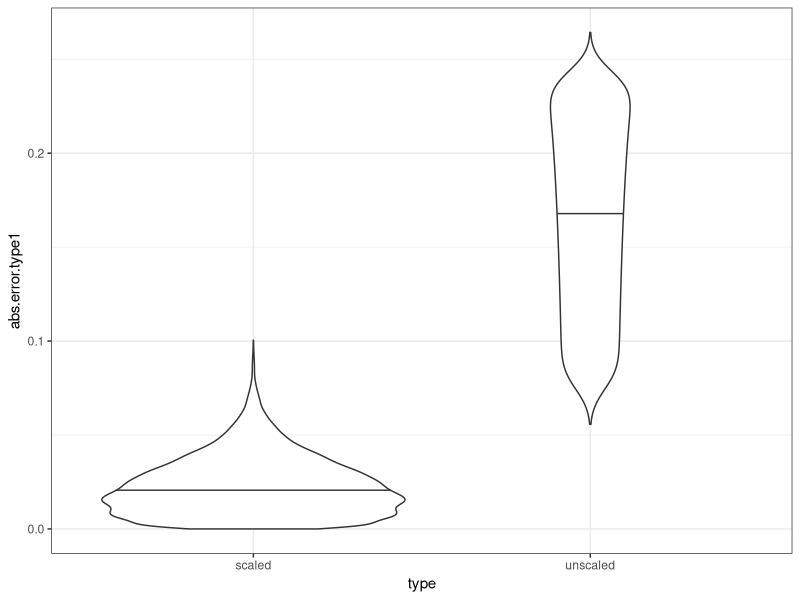
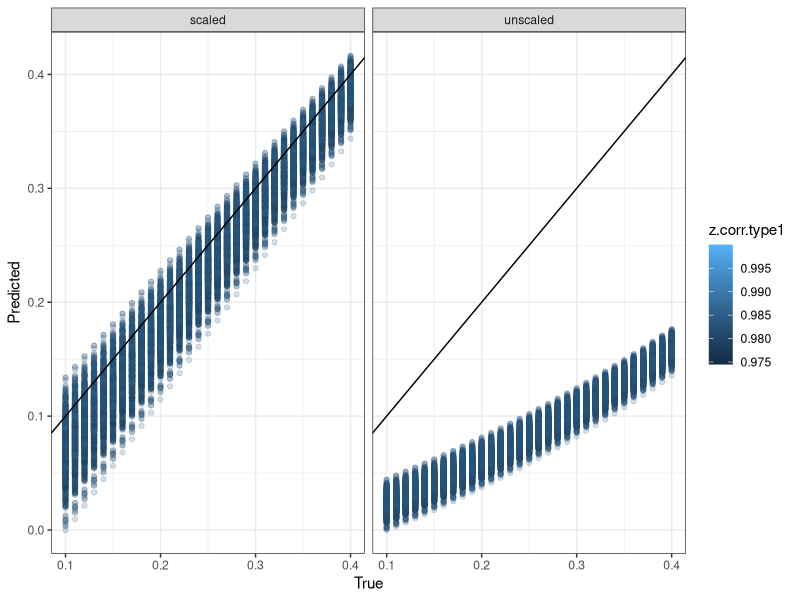
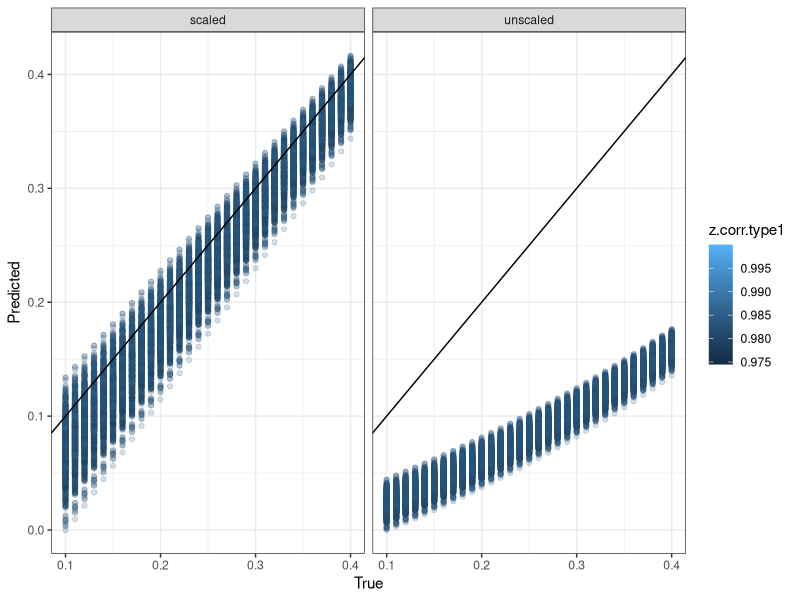
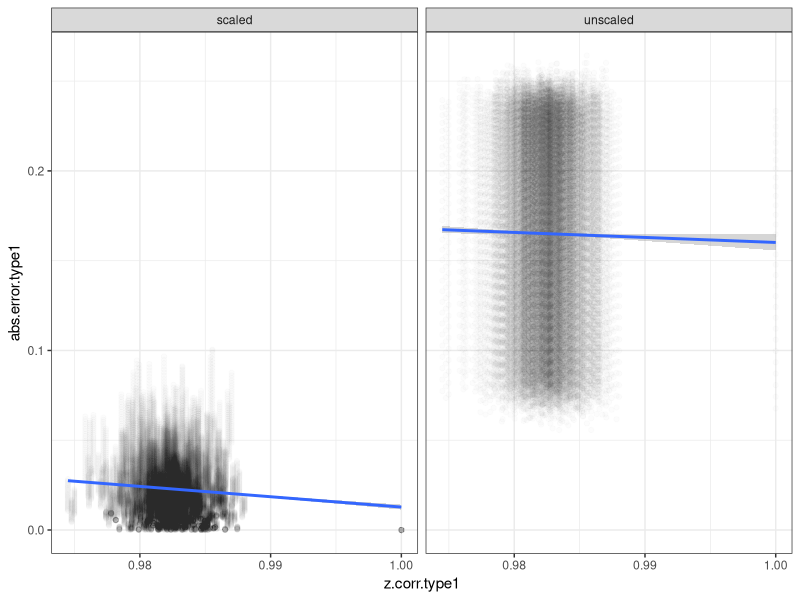
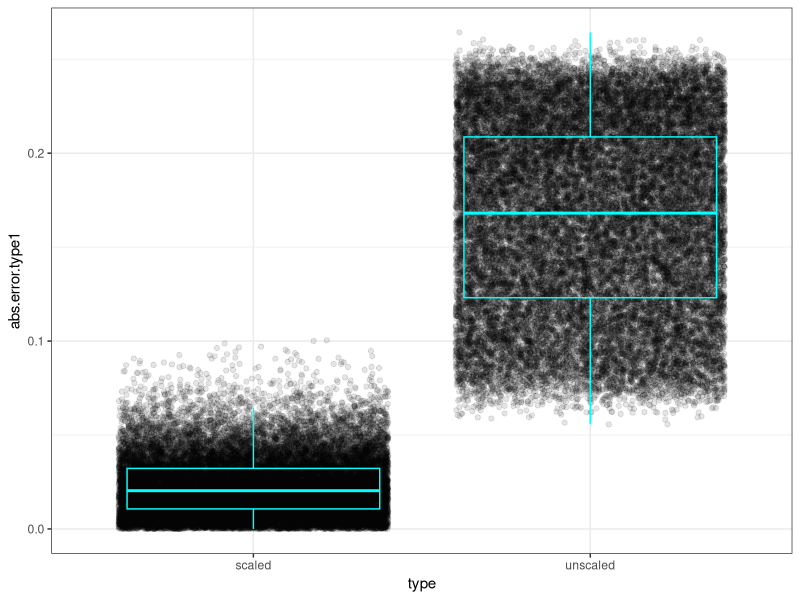

Recreate these plots in R, in order.
library(dplyr)
library(ggplot2)

#
# Simulations introducing random distributed errors into z to break correlation between ypb and z.
#

set.seed(0)

#-----------------
# helper functions
#-----------------
make_experiment_list <- function(z, s = c(3, 10), p = c(0.2, 0.8), z.pb = NULL){
  num.experiment.s <- num.experiment.z <- 
    num.experiment.p <- num.experiment.zpb <- 1
  if(is(s, "list")){
    num.experiment.s <- length(s)
  }
  if(is(z, "list")){
    num.experiment.z <- length(z)
  }
  if(is(p, "list")){
    num.experiment.p <- length(p)
  }
  if(is(z.pb, "list")){
    num.experiment.zpb <- length(z.pb)
  }
  num.experiment <- max(
    c(num.experiment.s, num.experiment.z, num.experiment.p, num.experiment.zpb))
  lapply(seq(num.experiment), function(iter){
    if(is(s, "list")){
      s.iter <- s[[iter]]
    } else{
      s.iter <- s
    }
    if(is(z, "list")){
      z.iter <- z[[iter]]
    } else{
      z.iter <- z
    }
    if(is(p, "list")){
      p.iter <- p[[iter]]
    } else{
      p.iter <- p
    }
    if(is(z.pb, "list")){
      zpb.iter <- z.pb[[iter]]
    } else{
      zpb.iter <- z.pb
    }
    zpb.s.iter <- sweep(zpb.iter, 2, s.iter, "*")
    y.iter <- t(t(p.iter) %*% t(zpb.s.iter))
    
    # get z correlations
    seq.types <- seq(ncol(z.iter))
    type.z.corr <- lapply(seq.types, function(type.iter){
      cor.test(z.iter[,type.iter], zpb.iter[,type.iter],
               method = "pearson")$estimate
    }) %>% unlist()
    names(type.z.corr) <- paste0("type", seq.types)
    
    list(index = iter, s = s.iter, z = z.iter, 
         p = p.iter, z.pb = z.pb, y = y.iter,
         z.corr = type.z.corr)
  })
}

experiment_results <- function(list.experiment.info){
  index.vector <- length(list.experiment.info) %>% seq()
  experiment.list <- lapply(index.vector, function(index){
    experiment.info <- list.experiment.info[[index]]
    y.iter <- experiment.info[["y"]]
    s.iter <- experiment.info[["s"]]
    p.iter <- experiment.info[["p"]]
    z.corr <- experiment.info[["z.corr"]]
    z.iter <- experiment.info[["z"]]
    z.iter.scale <- sweep(z.iter, 2, s.iter, "*")
    
    # unscaled results
    p.pred.unscale <- nnls::nnls(A = z.iter, b = y.iter)$x
    p.pred.unscale <- p.pred.unscale/sum(p.pred.unscale)
    
    # scaled results
    p.pred.scale <- nnls::nnls(A = z.iter.scale, b = y.iter)$x
    p.pred.scale <- p.pred.scale/sum(p.pred.scale)
    
    # errors
    error.unscale.vector <- p.iter - p.pred.unscale
    error.scale.vector <- p.iter - p.pred.scale
    
    # new row data
    new.row <- c(index, p.iter, s.iter, z.corr, p.pred.unscale, p.pred.scale,
                 error.unscale.vector, error.scale.vector,
                 abs(error.unscale.vector), abs(error.scale.vector))
    seq.types <- length(s.iter) %>% seq()
    names(new.row) <- c("index", 
                        paste0("p.true.type", seq.types),
                        paste0("s.type", seq.types),
                        paste0("z.corr.type", seq.types),
                        paste0("p.pred.unscaled.type", seq.types),
                        paste0("p.pred.scaled.type", seq.types),
                        paste0("error.unscaled.type", seq.types),
                        paste0("error.scaled.type", seq.types),
                        paste0("abs.error.unscaled.type", seq.types),
                        paste0("abs.error.scaled.type", seq.types))
    new.row
  })
  experiment.table <- do.call(rbind, experiment.list) %>% as.data.frame()
  # colnames(experiment.table) <- c("index", "s.type1", "s.type2", "p.pred.type1", "p.pred.type2")
  return(experiment.table)
}

simulation_results <- function(z, s = c(3, 10), p.vector = c(0.2, 0.8), z.pb = NULL,
                               experiment.type = "new_experiment"){
  require(dplyr)
  # get experiment list info
  if(is(z.pb, "NULL")){
    if(is(z, "list")){
      z.pb <- z[[1]]
    } else{
      z.pb <- z
    }
  }
  list.experiment.info <- make_experiment_list(s = s, z = z, p = p.vector, z.pb = z.pb)
  # get results table
  experiment.results.table <- experiment_results(list.experiment.info)
  experiment.results.table$experiment.type <- experiment.type
  return(experiment.results.table)
}

#---------------------
# set z with transform
#---------------------
# set error params
mean.error = 0
sd.error = 1

# set z
z.data <- c(rnbinom(50, 100, mu = 15), rnbinom(50, 100, mu = 1))
z.data <- c(z.data, rnbinom(50, 100, mu = 1), rnbinom(50, 100, mu = 15))
z.pb <- z <- matrix(z.data, byrow = F, ncol = 2)
num.types <- ncol(z)
num.markers <- nrow(z)

# random errors on rows
experiment.label <- "missmatch;row_errors"
# set iterations
iterations.vector <- seq(1000)
# get z series
list.z.error <- lapply(iterations.vector, function(index){
  z.error.rows <- apply(z, 1, function(ri){
    ri + rnorm(1, mean.error, sd.error)
  }) %>% t()
  z.error.rows[z.error.rows < 0] <- 0
  z.error.rows
})

#-----------------------
# get simulation results
#-----------------------
# get series across varied p values
p1 <- seq(0.1, 0.4, 1e-2)
list.results <- lapply(p1, function(p1.iter){
  p.iter <- c(p1.iter, 1-p1.iter)
  simulation_results(z = list.z.error, p.vector = p.iter)
})
results.all <- do.call(rbind, list.results)

# make tall data for plotting
results.tall1 <- data.frame(p.true.type1 = results.all$p.true.type1,
                            p.pred.type1 = results.all$p.pred.scaled.type1,
                            z.corr.type1 = results.all$z.corr.type1,
                            abs.error.type1 = results.all$abs.error.scaled.type1)
results.tall1$type <- "scaled"
results.tall2 <- data.frame(p.true.type1 = results.all$p.true.type1,
                            p.pred.type1 = results.all$p.pred.unscaled.type1,
                            z.corr.type1 = results.all$z.corr.type1,
                            abs.error.type1 = results.all$abs.error.unscaled.type1)
results.tall2$type <- "unscaled"
results.tall <- rbind(results.tall1, results.tall2)

#------------------
# make scatterplots
#------------------
# scatterplots -- p.true vs. p.predicted, by scale
scatterplot.prop <- ggplot(results.tall, 
                           aes(x = p.true.type1, y = p.pred.type1, 
                               color = z.corr.type1)) +
  geom_point(alpha = 0.2) + geom_abline(slope = 1, intercept = 0) + theme_bw() +
  facet_wrap(~type) + xlab("True") + ylab("Predicted")
# save
scatterplot.filename <- "ggscatter_proportions_scale-facet_sim-zy-error_dlpfc-train-sim.jpg"
scatterplot.path <- file.path("./deconvo_method-paper/outputs/", scatterplot.filename)
jpeg(scatterplot.path, width = 5.5, height = 2.5, res = 100, units = "in")
scatterplot.prop; dev.off()

# glm smooth lines -- z.corr vs. abs.error, by scale
scatterplot.error <- ggplot(results.tall, aes(x = z.corr.type1, y = abs.error.type1)) +
  geom_point(alpha = 0.01) + geom_abline(slope = 1, intercept = 0) + theme_bw() +
  geom_smooth(method = "glm") +
  facet_wrap(~type)

# make jitterbox plots of absolute errors
jitterbox.error <- ggplot(results.tall, aes(x = type, y = abs.error.type1)) +
  geom_jitter(alpha = 0.1) + geom_boxplot(alpha = 0, color = "cyan") + theme_bw()

ggplot(results.tall, aes(x = type, y = abs.error.type1)) +
  geom_violin(draw_quantiles = 0.5) + theme_bw()

# save plots
jpeg("scatterplot_prop_train.jpg", width = 3, height = 3, res = 400, units = "in")
scatterplot.prop; dev.off()
jpeg("scatterplot_error_train.jpg", width = 3, height = 3, res = 400, units = "in")
scatterplot.error; dev.off()
jpeg("jitterbox_error_train.jpg", width = 3, height = 3, res = 400, units = "in")
jitterbox.error; dev.off()
